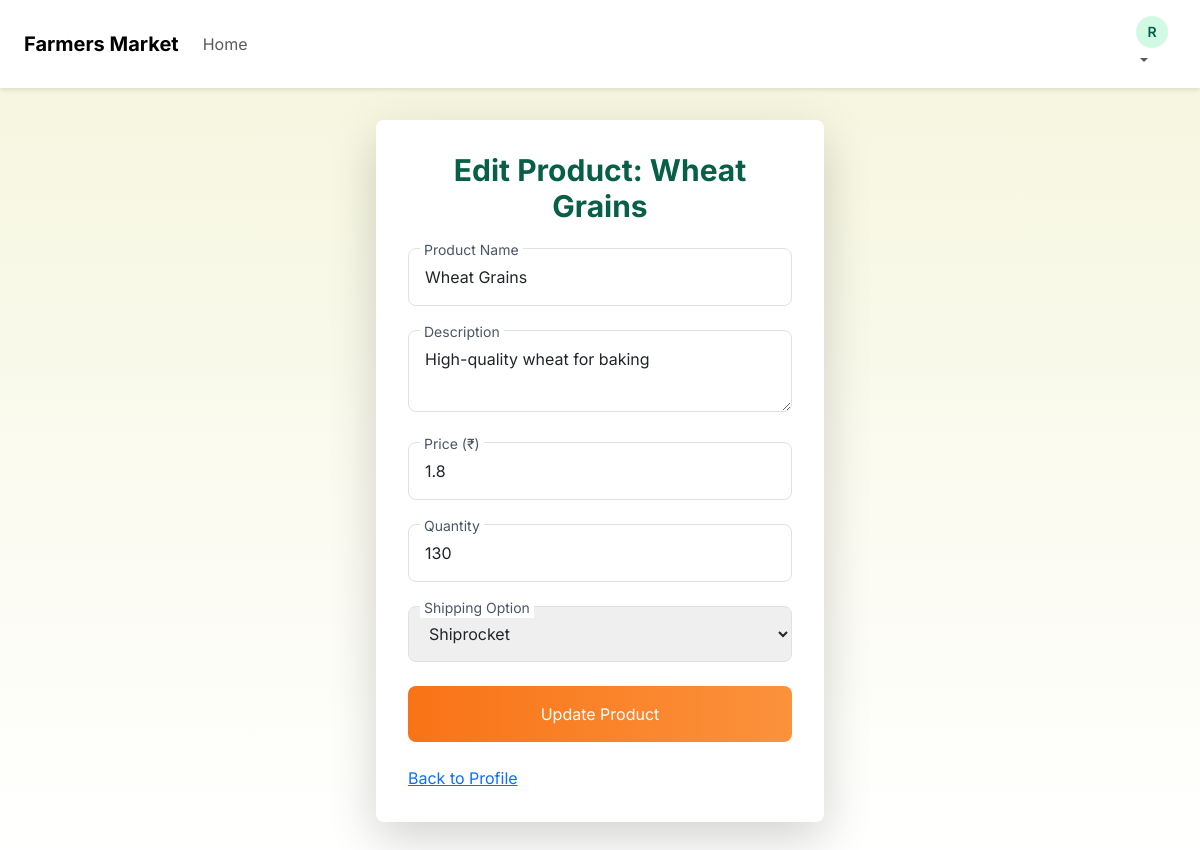
/product/2 (signed in), run on the app's committed database.
### app.py (models this page shows, shortened)
class Farmer(db.Model, UserMixin):
    id = db.Column(db.Integer, primary_key=True)
    name = db.Column(db.String(100), nullable=False)
    email = db.Column(db.String(120), unique=True, nullable=False)
    password_hash = db.Column(db.String(128), nullable=False)
    phone = db.Column(db.String(20))
    address = db.Column(db.String(200))
    products = db.relationship('Product', backref='farmer', lazy=True)

class Product(db.Model):
    id = db.Column(db.Integer, primary_key=True)
    name = db.Column(db.String(100), nullable=False)
    description = db.Column(db.Text)
    price = db.Column(db.Float, nullable=False)
    quantity = db.Column(db.Integer, nullable=False)
    farmer_id = db.Column(db.Integer, db.ForeignKey('farmer.id'), nullable=False)
    shipping_option = db.Column(db.String(50), nullable=False)

### app.py (the view, shortened to what this page needs)
@app.route('/product/<int:product_id>', methods=['GET', 'POST'])
@login_required
def product(product_id):
    try:
        product = Product.query.get_or_404(product_id)
        if product.farmer_id != current_user.id:
            flash('You can only edit your own products', 'error')
            return redirect(url_for('profile', farmer_id=current_user.id))
        return render_template('product.html', product=product)
    except Exception as e:
        logger.error(f"Error processing product {product_id}: {e}")
        db.session.rollback()
        flash('An error occurred, please try again', 'error')
        return render_template('product.html', product=product)

### app.py (called while the page is built)
@login_manager.user_loader
def load_user(user_id):
    return Farmer.query.get(int(user_id))

### templates/product.html (shortened to what this page needs)
{% extends 'base.html' %}
{% block content %}
<div class="max-w-md mx-auto bg-white p-8 rounded-lg shadow-lg">
    <h2 class="text-3xl font-bold text-green-800 mb-6 text-center">Edit Product: {{ product.name }}</h2>
    <form method="POST" action="{{ url_for('product', product_id=product.id) }}" class="space-y-6">
        <div class="relative">
            <input type="text" id="name" name="name" value="{{ product.name }}" required class="w-full p-3 border border-gray-300 rounded-lg focus:outline-none focus:border-orange-500">
            <label for="name" class="absolute -top-2 left-3 bg-white px-1 text-sm text-gray-600">Product Name</label>
        </div>
        <div class="relative">
            <textarea id="description" name="description" class="w-full p-3 border border-gray-300 rounded-lg focus:outline-none focus:border-orange-500">{{ product.description or '' }}</textarea>
            <label for="description" class="absolute -top-2 left-3 bg-white px-1 text-sm text-gray-600">Description</label>
        </div>
        <div class="relative">
            <input type="number" id="price" name="price" value="{{ product.price }}" required step="0.01" min="0" class="w-full p-3 border border-gray-300 rounded-lg focus:outline-none focus:border-orange-500">
            <label for="price" class="absolute -top-2 left-3 bg-white px-1 text-sm text-gray-600">Price (₹)</label>
        </div>
        <div class="relative">
            <input type="number" id="quantity" name="quantity" value="{{ product.quantity }}" required min="0" class="w-full p-3 border border-gray-300 rounded-lg focus:outline-none focus:border-orange-500">
            <label for="quantity" class="absolute -top-2 left-3 bg-white px-1 text-sm text-gray-600">Quantity</label>
        </div>
        <div class="relative">
            <select id="shipping_option" name="shipping_option" required class="w-full p-3 border border-gray-300 rounded-lg focus:outline-none focus:border-orange-500">
                <option value="Shiprocket" {% if product.shipping_option == 'Shiprocket' %}selected{% endif %}>Shiprocket</option>
            </select>
            <label for="shipping_option" class="absolute -top-2 left-3 bg-white px-1 text-sm text-gray-600">Shipping Option</label>
        </div>
        <button type="submit" class="btn-primary w-full p-3 rounded-lg text-white">Update Product</button>
    </form>
    <a href="{{ url_for('profile', farmer_id=current_user.id) }}" class="mt-4 inline-block text-orange-500 hover:underline">Back to Profile</a>
</div>
{% endblock %}

### templates/base.html (shortened to what this page needs)
<!DOCTYPE html>
<html lang="en">
<head>
    <link href="https://cdn.jsdelivr.net/npm/tailwindcss@2.2.19/dist/tailwind.min.css" rel="stylesheet">
    <link href="https://cdn.jsdelivr.net/npm/bootstrap@5.3.3/dist/css/bootstrap.min.css" rel="stylesheet">
</head>
<body>
    <nav class="navbar navbar-expand-lg">
        <div class="container-fluid mx-auto max-w-7xl px-4">
            <a class="navbar-brand text-2xl font-bold text-green-800" href="{{ url_for('index') }}">Farmers Market</a>
            <div class="collapse navbar-collapse" id="navbarNav">
                <ul class="navbar-nav me-auto">
                    <li class="nav-item">
                        <a class="nav-link text-gray-700" href="{{ url_for('index') }}">Home</a>
                    </li>
                </ul>
                <ul class="navbar-nav ms-auto">
                    {% if current_user.is_authenticated %}
                        <li class="nav-item dropdown">
                            <a class="nav-link dropdown-toggle text-gray-700" href="#" role="button" data-bs-toggle="dropdown" aria-expanded="false">
                                <span class="rounded-full bg-green-100 w-8 h-8 flex items-center justify-center text-sm font-semibold text-green-800">{{ current_user.name[0] }}</span>
                            </a>
                        </li>
                    {% endif %}
                </ul>
            </div>
        </div>
    </nav>
    <main class="container mx-auto max-w-7xl px-4 py-8">
        {% block content %}{% endblock %}
    </main>
</body>
</html>

### templates/base.html (style rules this page uses)
body { font-family: 'Inter', sans-serif; background: linear-gradient(to bottom, #F5F5DC, #FFFFFF); }
.navbar { background: #FFFFFF; box-shadow: 0 2px 4px rgba(0, 0, 0, 0.1); position: sticky; top: 0; z-index: 1000; }
.btn-primary { background: linear-gradient(to right, #F97316, #FB923C); border: none; border-radius: 0.5rem; transition: transform 0.2s, box-shadow 0.2s; }

### data on the page
Farmer: name "R"
Product: name "Wheat Grains", description "High-quality wheat for baking", price "1.8", quantity "130", shipping_option "Shiprocket"
